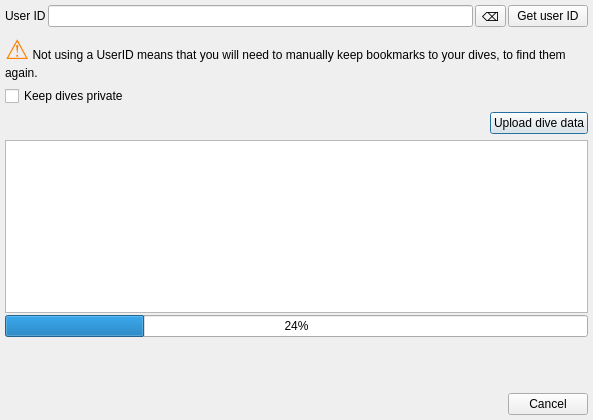
<?xml version="1.0" encoding="UTF-8"?>
<ui version="4.0">
 <class>DiveShareExportDialog</class>
 <widget class="QDialog" name="DiveShareExportDialog">
  <property name="geometry">
   <rect>
    <x>0</x>
    <y>0</y>
    <width>593</width>
    <height>420</height>
   </rect>
  </property>
  <property name="windowTitle">
   <string>Dialog</string>
  </property>
  <layout class="QVBoxLayout" name="verticalLayout_2">
   <property name="leftMargin">
    <number>5</number>
   </property>
   <property name="topMargin">
    <number>5</number>
   </property>
   <property name="rightMargin">
    <number>5</number>
   </property>
   <property name="bottomMargin">
    <number>5</number>
   </property>
   <item>
    <widget class="QFrame" name="frameConfigure">
     <property name="frameShape">
      <enum>QFrame::NoFrame</enum>
     </property>
     <property name="frameShadow">
      <enum>QFrame::Plain</enum>
     </property>
     <property name="lineWidth">
      <number>0</number>
     </property>
     <layout class="QVBoxLayout" name="verticalLayout">
      <property name="leftMargin">
       <number>0</number>
      </property>
      <property name="topMargin">
       <number>0</number>
      </property>
      <property name="rightMargin">
       <number>0</number>
      </property>
      <property name="bottomMargin">
       <number>0</number>
      </property>
      <item>
       <layout class="QHBoxLayout" name="horizontalLayout">
        <property name="spacing">
         <number>2</number>
        </property>
        <item>
         <widget class="QLabel" name="label">
          <property name="text">
           <string>User ID</string>
          </property>
         </widget>
        </item>
        <item>
         <widget class="QLineEdit" name="txtUID">
          <property name="toolTip">
           <string/>
          </property>
         </widget>
        </item>
        <item>
         <widget class="QToolButton" name="cmdClear">
          <property name="text">
           <string>⌫</string>
          </property>
         </widget>
        </item>
        <item>
         <widget class="QPushButton" name="getUIDbutton">
          <property name="text">
           <string>Get user ID</string>
          </property>
         </widget>
        </item>
       </layout>
      </item>
      <item>
       <widget class="QLabel" name="label_2">
        <property name="text">
         <string>&lt;html&gt;&lt;head/&gt;&lt;body&gt;&lt;p&gt;&lt;span style=&quot; font-size:20pt; font-weight:600; color:#ff8000;&quot;&gt;⚠&lt;/span&gt; Not using a UserID means that you will need to manually keep bookmarks to your dives, to find them again.&lt;/p&gt;&lt;/body&gt;&lt;/html&gt;</string>
        </property>
        <property name="textFormat">
         <enum>Qt::AutoText</enum>
        </property>
        <property name="wordWrap">
         <bool>true</bool>
        </property>
       </widget>
      </item>
      <item>
       <widget class="QCheckBox" name="chkPrivate">
        <property name="toolTip">
         <string>Private dives will not appear in &quot;related dives&quot; lists, and will only be accessible if their URL is known.</string>
        </property>
        <property name="text">
         <string>Keep dives private</string>
        </property>
       </widget>
      </item>
      <item>
       <layout class="QHBoxLayout" name="horizontalLayout_2">
        <item>
         <spacer name="horizontalSpacer">
          <property name="orientation">
           <enum>Qt::Horizontal</enum>
          </property>
          <property name="sizeHint" stdset="0">
           <size>
            <width>40</width>
            <height>20</height>
           </size>
          </property>
         </spacer>
        </item>
        <item>
         <widget class="QPushButton" name="doUploadButton">
          <property name="text">
           <string>Upload dive data</string>
          </property>
          <property name="autoDefault">
           <bool>false</bool>
          </property>
          <property name="default">
           <bool>true</bool>
          </property>
         </widget>
        </item>
       </layout>
      </item>
     </layout>
    </widget>
   </item>
   <item>
    <widget class="QFrame" name="frameResults">
     <property name="frameShape">
      <enum>QFrame::NoFrame</enum>
     </property>
     <property name="frameShadow">
      <enum>QFrame::Raised</enum>
     </property>
     <layout class="QVBoxLayout" name="verticalLayout_3">
      <property name="spacing">
       <number>2</number>
      </property>
      <property name="leftMargin">
       <number>0</number>
      </property>
      <property name="topMargin">
       <number>0</number>
      </property>
      <property name="rightMargin">
       <number>0</number>
      </property>
      <property name="bottomMargin">
       <number>0</number>
      </property>
      <item>
       <widget class="QTextBrowser" name="txtResult">
        <property name="readOnly">
         <bool>true</bool>
        </property>
        <property name="html">
         <string>&lt;!DOCTYPE HTML PUBLIC &quot;-//W3C//DTD HTML 4.0//EN&quot; &quot;http://www.w3.org/TR/REC-html40/strict.dtd&quot;&gt;
&lt;html&gt;&lt;head&gt;&lt;meta name=&quot;qrichtext&quot; content=&quot;1&quot; /&gt;&lt;style type=&quot;text/css&quot;&gt;
p, li { white-space: pre-wrap; }
&lt;/style&gt;&lt;/head&gt;&lt;body style=&quot; font-family:'Oxygen-Sans'; font-size:7pt; font-weight:600; font-style:normal;&quot;&gt;
&lt;p style=&quot;-qt-paragraph-type:empty; margin-top:0px; margin-bottom:0px; margin-left:0px; margin-right:0px; -qt-block-indent:0; text-indent:0px;&quot;&gt;&lt;br /&gt;&lt;/p&gt;&lt;/body&gt;&lt;/html&gt;</string>
        </property>
        <property name="openExternalLinks">
         <bool>true</bool>
        </property>
       </widget>
      </item>
      <item>
       <widget class="QProgressBar" name="progressBar">
        <property name="value">
         <number>24</number>
        </property>
       </widget>
      </item>
     </layout>
    </widget>
   </item>
   <item>
    <spacer name="verticalSpacer">
     <property name="orientation">
      <enum>Qt::Vertical</enum>
     </property>
     <property name="sizeHint" stdset="0">
      <size>
       <width>20</width>
       <height>68</height>
      </size>
     </property>
    </spacer>
   </item>
   <item>
    <widget class="QDialogButtonBox" name="buttonBox">
     <property name="orientation">
      <enum>Qt::Horizontal</enum>
     </property>
     <property name="standardButtons">
      <set>QDialogButtonBox::Cancel</set>
     </property>
    </widget>
   </item>
  </layout>
 </widget>
 <resources/>
 <connections>
  <connection>
   <sender>buttonBox</sender>
   <signal>rejected()</signal>
   <receiver>DiveShareExportDialog</receiver>
   <slot>reject()</slot>
   <hints>
    <hint type="sourcelabel">
     <x>97</x>
     <y>299</y>
    </hint>
    <hint type="destinationlabel">
     <x>286</x>
     <y>252</y>
    </hint>
   </hints>
  </connection>
  <connection>
   <sender>doUploadButton</sender>
   <signal>clicked()</signal>
   <receiver>DiveShareExportDialog</receiver>
   <slot>doUpload()</slot>
   <hints>
    <hint type="sourcelabel">
     <x>223</x>
     <y>120</y>
    </hint>
    <hint type="destinationlabel">
     <x>159</x>
     <y>215</y>
    </hint>
   </hints>
  </connection>
  <connection>
   <sender>buttonBox</sender>
   <signal>accepted()</signal>
   <receiver>DiveShareExportDialog</receiver>
   <slot>accept()</slot>
   <hints>
    <hint type="sourcelabel">
     <x>159</x>
     <y>288</y>
    </hint>
    <hint type="destinationlabel">
     <x>159</x>
     <y>154</y>
    </hint>
   </hints>
  </connection>
 </connections>
 <slots>
  <slot>getUID()</slot>
  <slot>doUpload()</slot>
 </slots>
</ui>
